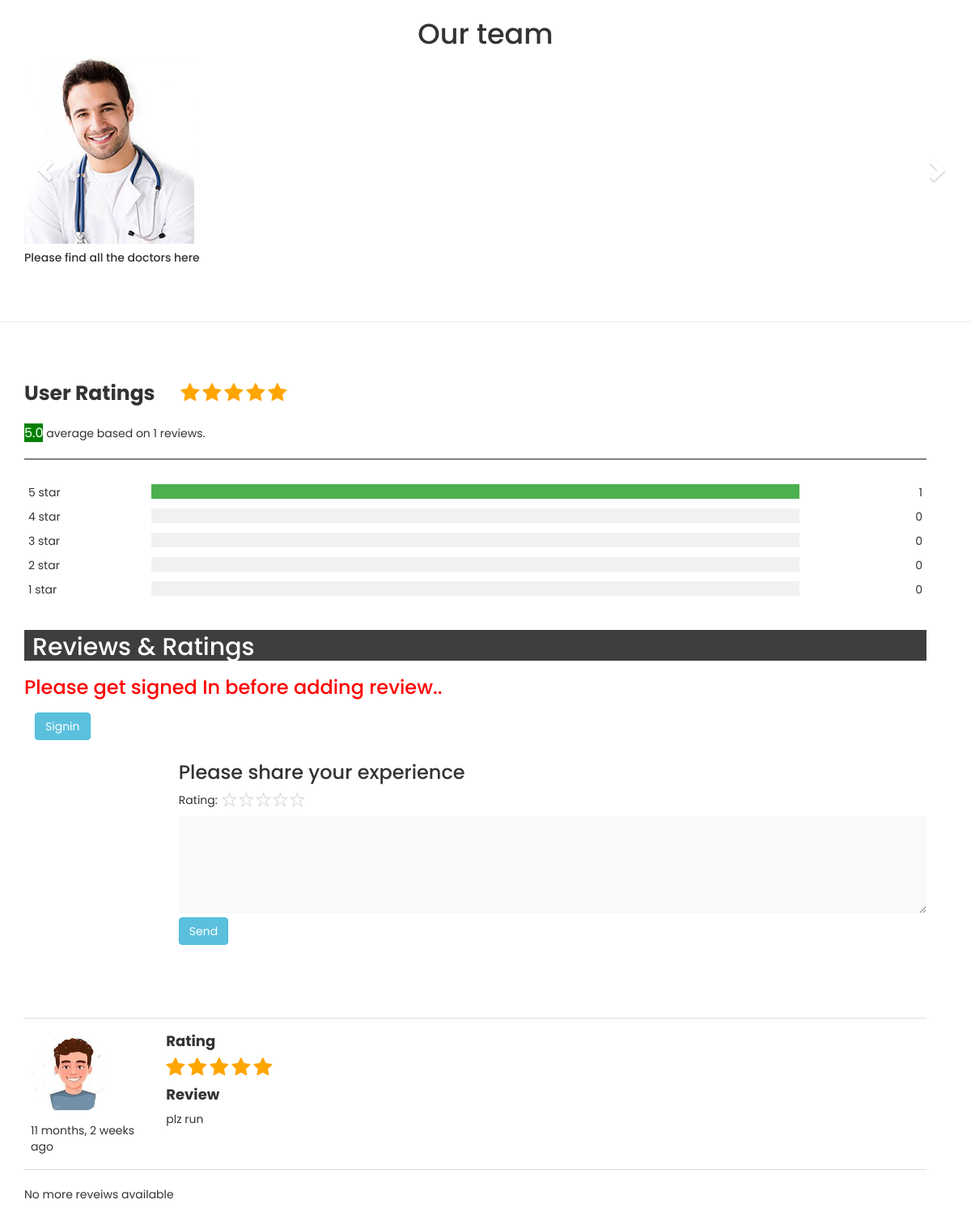
The page /hospitalProfile/1 (middle part) on the database as committed earlier.
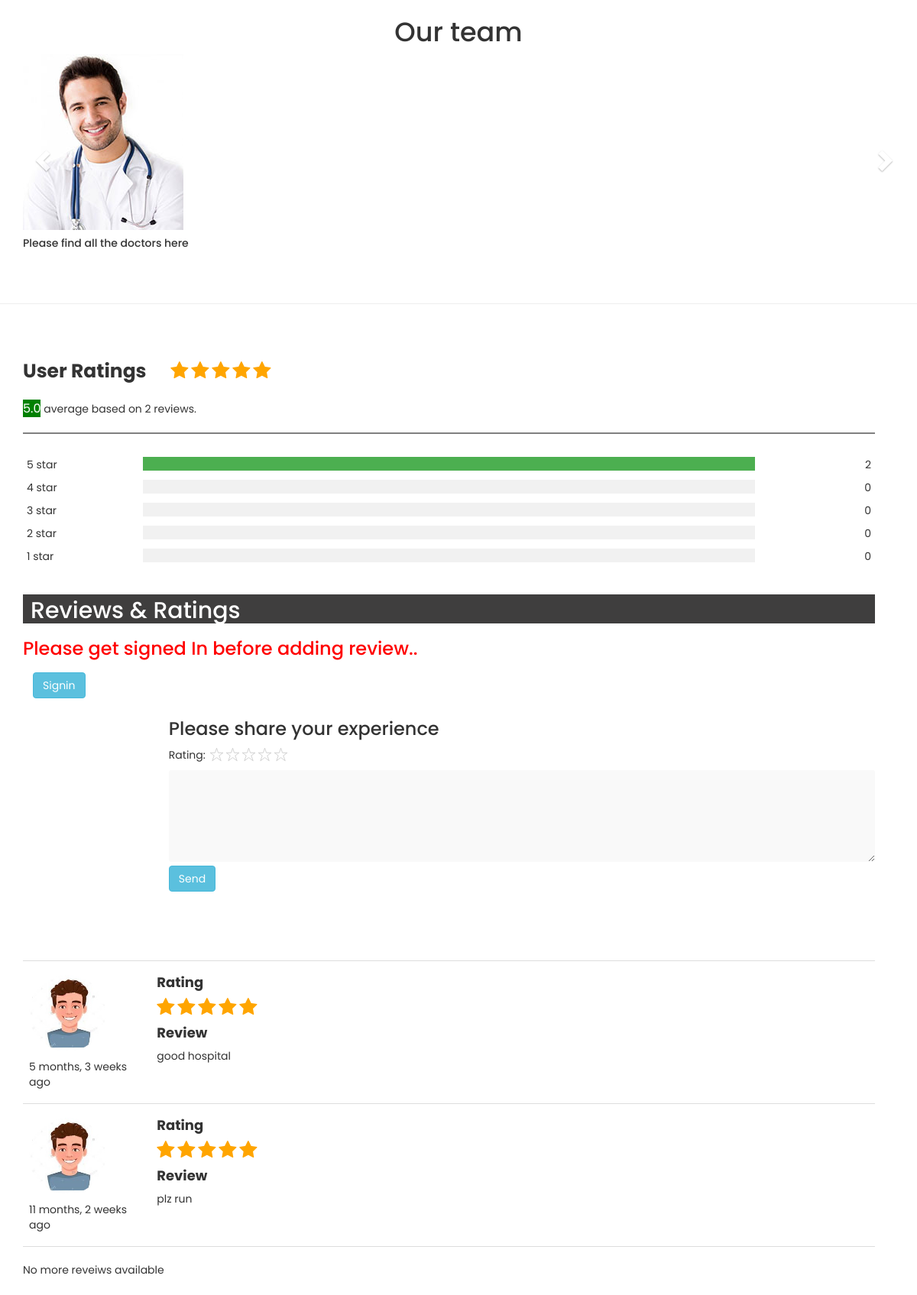
The same page on the database as committed later.
### main/models.py (models this page shows, shortened)
class Hospital(models.Model):
    HospitalName = models.CharField(max_length=150)   # Hospital Name
    HospitalRegisterationNumber = models.CharField(max_length=150)  # Hospital Registeration
    HospitalLicense = models.FileField(upload_to="HospitalDocuments/")
    HospitalPhoto = models.FileField(upload_to="HospitalPhotos/", default="DefaultPhotos/hospitalPhotos.jpg") #hospital photo
    Email = models.CharField(max_length=150)
    Username = models.CharField(max_length=150)
    HospitalEshtablishDate = models.DateField()     # Eshtablish Date
    HospitalDescription = models.TextField(max_length=250, default="Dear, be strong because your life will be better now. Time does not remain same. You will get well soon!")
    Rating = models.DecimalField(max_digits=2, decimal_places = 1, default=0.0)
    Ratings_stars = models.CharField(max_length=5,default="", blank=True)
    non_stars = models.CharField(max_length=5,default="12345")
    Ratings_count = models.IntegerField(default=0)
    Town = models.CharField(max_length=150)
    City = models.CharField(max_length=150)
    Pincode = models.CharField(max_length=150)
    State = models.IntegerField(choices=States, default=1)
    ChiefMedicalOfficer = models.CharField(max_length=150)
    ChiefMedicalOfficerCertificate = models.FileField(upload_to="ChiefDoctorDocuments/")
    ChiefMedicalOfficerPhoto = models.FileField(upload_to="ChiefDoctorPhotos/", default="DefaultPhotos/doctt.png")
    CheifMedicalOfficerDescription = models.CharField(max_length=250, default="Dear, be strong because your life will be better now. Time does not remain same. You will get well soon!")
    PhoneNumber = models.CharField(max_length=20)
    Achievements1 = models.CharField(max_length=50, default="No Hospital information added recently")
    Achievements2 = models.CharField(max_length=50, default="No Hospital information added recently")
    Achievements3 = models.CharField(max_length=50, default="No Hospital information added recently")
    Achievements4 = models.CharField(max_length=50, default="No Hospital information added recently")
    Achievements5 = models.CharField(max_length=50, default="No Hospital information added recently")
    Achievements6 = models.CharField(max_length=50, default="No Hospital information added recently")

class HospitalReview(models.Model):
    hospital=models.ForeignKey(Hospital,on_delete=models.DO_NOTHING)
    star_rating=models.TextField(blank=True)
    non_rating=models.TextField(blank=True)
    review=models.TextField(blank=True)
    user=models.ForeignKey(User,on_delete=models.DO_NOTHING)
    review_date=models.DateTimeField(default=datetime.now,blank=True)

### main/views.py (the view)
# urls.py: path('hospitalProfile/<int:hospital_id>',views.hospitalProfile, name='hospitalProfile'),
def hospitalProfile(request, hospital_id):
    if(request.method == "GET"):
        hospital = get_object_or_404(Hospital, pk=hospital_id)
        doctor_list = Doctor.objects.all().filter(
            HospitalRegisterationNumber=hospital.HospitalRegisterationNumber)
        queryset_list = HospitalReview.objects.order_by(
            "-review_date").filter(hospital=hospital)
        five_stars = 0
        for review in queryset_list:
            if review.star_rating == "12345":
                five_stars = five_stars + 1
        four_stars = 0
        for review in queryset_list:
            if review.star_rating == "1234":
                four_stars = four_stars + 1
        three_stars = 0
        for review in queryset_list:
            if review.star_rating == "123":
                three_stars = three_stars + 1
        two_stars = 0
        for review in queryset_list:
            if review.star_rating == "12":
                two_stars = two_stars + 1
        one_stars = 0
        for review in queryset_list:
            if review.star_rating == "1":
                one_stars = one_stars + 1
        count = hospital.Ratings_count
        if count != 0:
            five_starPercentage = five_stars/count*100
            four_starPercentage = four_stars/count*100
            three_starPercentage = three_stars/count*100
            two_starPercentage = two_stars/count*100
            one_starPercentage = one_stars/count*100
        else:
            five_starPercentage = 0
            four_starPercentage = 0
            three_starPercentage = 0
            two_starPercentage = 0
            one_starPercentage = 0
        ratings_count = {
            "five_star": five_stars,
            "four_star": four_stars,
            "three_star": three_stars,
            "two_star": two_stars,
            "one_star": one_stars,
        }
        ratings_percentage = {
            "five_starPercentage": five_starPercentage,
            "four_starPercentage": four_starPercentage,
            "three_starPercentage": three_starPercentage,
            "two_starPercentage": two_starPercentage,
            "one_starPercentage": one_starPercentage,
        }
        flag = 0
        flag = 1
        context = {
            "hospital": hospital,
            "hospital_reviews": queryset_list,
            "flag": flag,
            "ratings_count": ratings_count,
            "ratings_percentage": ratings_percentage,
            "doctors": doctor_list,
        }
        return render(request, "hospitalprofile.html", context)

### templates/hospitalprofile.html (shortened to what this page needs)
{% load static %}
<!doctype html>
<html>
<head>
  <link rel="stylesheet" href="{% static 'css/bootstrap.min.css' %}">
  <link rel="stylesheet" href="{% static 'css/font-awesome.min.css' %}">
  <link rel="stylesheet" href="{% static 'css/animate.css' %}">
  <link rel="stylesheet" href="{% static 'css/owl.carousel.css' %}">
  <link rel="stylesheet" href="{% static 'css/owl.theme.default.min.css' %}">
  <link rel="stylesheet" href="https://maxcdn.bootstrapcdn.com/bootstrap/3.3.7/css/bootstrap.min.css">
  <link rel="stylesheet" href="{% static 'css/Hospital_profile.css' %}">
  <link rel="stylesheet" href="{% static 'css/docter_review.css' %}" />
</head>
<body id="top" data-spy="scroll" data-target=".navbar-collapse" data-offset="50">
  <div class="container multi">
    <h2 style="text-align: center;"> Our team </h2>
    <div class="row">
      <div class="carousel slide" id="myCarousel">
        <div class="carousel-inner">
          <div class="item active">
            <div class="col-xs-3">
              <a href=""><img src="{% static 'images/team-memb1.jpg' %}" class="img-responsive"></a>
              <h5>Please find all the doctors here</h5>
            </div>
          </div>
        </div>
        <a class="left carousel-control" href="#myCarousel" data-slide="prev"><i
            class="glyphicon glyphicon-chevron-left"></i></a>
        <a class="right carousel-control" href="#myCarousel" data-slide="next"><i
            class="glyphicon glyphicon-chevron-right"></i></a>
      </div>
    </div>
  </div>
  <hr>
  <section>
    <div class="container" style="padding-right: 40px">
      <div class="row">
        <div class="col-sm-12 sec3">
          <div style="padding-top: 50px;">
            <span class="heading"><strong>User Ratings</strong> </span>
            {% for i in hospital.Ratings_stars %}
            <span class="fa fa-star checked"></span>
            {% endfor %}
            <p style="padding-top: 20px;"><span class="average">{{hospital.Rating}}</span> average based on
              {{hospital.Ratings_count}} reviews.</p>
            <hr class="hr-line">
            <div class="row">
              <div class="side">
                <div>5 star</div>
              </div>
              <div class="middle">
                <div class="bar-container">
                  <div style="width: {{ratings_percentage.five_starPercentage}}%;" class="bar-5"></div>
                </div>
              </div>
              <div class="side right">
                <div>{{ratings_count.five_star}}</div>
              </div>
              <div class="side">
                <div>4 star</div>
              </div>
              <div class="middle">
                <div class="bar-container">
                </div>
              </div>
              <div class="side right">
                <div>{{ratings_count.four_star}}</div>
              </div>
              <div class="side">
                <div>3 star</div>
              </div>
              <div class="middle">
                <div class="bar-container">
                </div>
              </div>
              <div class="side right">
                <div>{{ratings_count.three_star}}</div>
              </div>
              <div class="side">
                <div>2 star</div>
              </div>
              <div class="middle">
                <div class="bar-container">
                </div>
              </div>
              <div class="side right">
                <div>{{ratings_count.two_star}}</div>
              </div>
              <div class="side">
                <div>1 star</div>
              </div>
              <div class="middle">
                <div class="bar-container">
                </div>
              </div>
              <div class="side right">
                <div>{{ratings_count.one_star}}</div>
              </div>
            </div>
          </div>
            <h2 class="review-heading h2 strong">Reviews & Ratings</h2>
            <form action="/hospitalReview/" method="POST">
              {% csrf_token %} {% if user.is_authenticated %}
              <input type="hidden" name="username" value="{{ user.username }}" />
              {% else %}
              <h3 class="h3" style="color: red;">Please get signed In before adding review..</h3>
              <a class="btn" href="{% url 'signin' %}"><button class="btn btn-info">Signin</button></a>
              {% endif %}
              <div class="add-reveiw">
                <div class="row">
                  <div class="col-sm-2"></div>
                  <div class="col-sm-10">
                    <h3 class="h3">Please share your experience</h3>
                    <p>
                      Rating:
                      <span class="starRating">
                        <label for="rating5">5</label>
                        <label for="rating4">4</label>
                        <label for="rating3">3</label>
                        <label for="rating2">2</label>
                        <label for="rating1">1</label>
                      </span>
                    </p>
                    <textarea class="text-input" rows="5" cols="140" style="max-width: 100%" name="review">
                  </textarea><br />
                    <input class="btn btn-info" value="Send" type="submit" />
                  </div>
                </div>
              </div>
            </form>
            <table style="column-width: auto;" class="table table-hover">
              {% if hospital_reviews %} {% for review in hospital_reviews %}
              <tr>
                <td>
                  <div>
                    <img class="avatar" src="{% static 'images/boy_avatar.jpg' %}" alt="profile" />
                    <p style="padding-top: 10px">{{ review.review_date | timesince }} ago</p>
                  </div>
                </td>
                <td style="width: 85%;" class="reveiws">
                  <h4><strong>Rating </strong></h4>
                  {% for i in review.star_rating %}
                  <span class="fa fa-star checked"></span>
                  {% endfor %}
                  <h4><strong>Review</strong></h4>
                  <p>
                    {{ review.review }}
                  </p>
                </td>
              </tr>
              {% endfor %}
              {% else %}
              <p class="p">No Reviews added</p>
              {% endif %}
            </table>
            {% if flag == 0 %}
            <form action="{% url 'HospitalProfile' hospital.id %}" method="POST">
              {% csrf_token %}
              <button class="btn btn-info">Load more</button>
            </form>
            {% else %}
            <p class="p">No more reveiws available</p>
            {% endif %}
            <br>
          </div>
        </div>
      </div>
  </section>
</body>
</html>

### static/css/Hospital_profile.css (style rules this page uses)
body { background: #ffffff; font-family: 'Poppins', sans-serif; overflow-x: hidden; animation-name: example; animation-duration: 3s; }
html { -webkit-font-smoothing: antialiased; }
.checked { color: orange; }
.row { margin-bottom: 40px; }
table { border-collapse: collapse; width: 100%; }
th, td { padding: 5px; text-align: left; border-bottom: 1px solid #ddd; }
.carousel-control { width: 4%; }
.carousel-control.left, .carousel-control.right { margin-left:15px; background-image:none; }
.multi { margin-top:100px; }
@media only screen and (max-width: 1200px) { h2 { font-size: 2.5em; } }
@media only screen and (max-width: 1200px) { h3 { font-size: 1.5em; } }

### static/css/docter_review.css (style rules this page uses)
.review-heading { color: #fff; background-color: #3f3e3e; padding-top: 5px; padding-left: 10px; }
.checked { color: orange; }
.avatar { height: 100px; width: 100px; border-radius: 50px; }
.add-reveiw { padding-bottom: 50px; }
.text-input { background: #f9f9f9; border: none; color: #555; border-radius: 3px; box-shadow: none; font-size: 14px; font-weight: normal; margin-bottom: 15px; transition: all ease-in-out 0.4s; padding: 10px; margin: 0; }
.starRating:not(old) { display : inline-block; width : 7.5em; height : 1.5em; overflow : hidden; vertical-align : bottom; }
.starRating:not(old) > label { display : block; float : right; position : relative; background : url('star-off.svg'); background-size : contain; }
.starRating:not(old) > label:before { content : ''; display : block; width : 1.5em; height : 1.5em; background : url('star-on.svg'); background-size : contain; opacity : 0; transition : opacity 0.2s linear; }
.heading { font-size: 25px; margin-right: 25px; }
.average { background: green; color : white; font-size:medium }
.hr-line { height:2px; border-width:0; color:gray; background-color:gray }
.fa-star { font-size: 25px; }
.side { padding-left: 20px; float: left; width: 15%; margin-top: 10px; }
.middle { float: left; width: 70%; margin-top: 10px; }
.right { padding-right: 20px; text-align: right; }
.row:after { content: ""; display: table; clear: both; }
.bar-container { width: 100%; background-color: #f1f1f1; text-align: center; color: white; }
.bar-5 { height: 18px; background-color: #4CAF50; }

Rows that differ between the two databases and show on the page:
changed Hospital: Ratings_count "1" → "2"
added HospitalReview: review_date "5 months, 3 weeks", star_rating "12345" (drawn), review "good hospital"
Other text that changed with them:
{{ ratings_count.five_star }}: "1" → "2"
